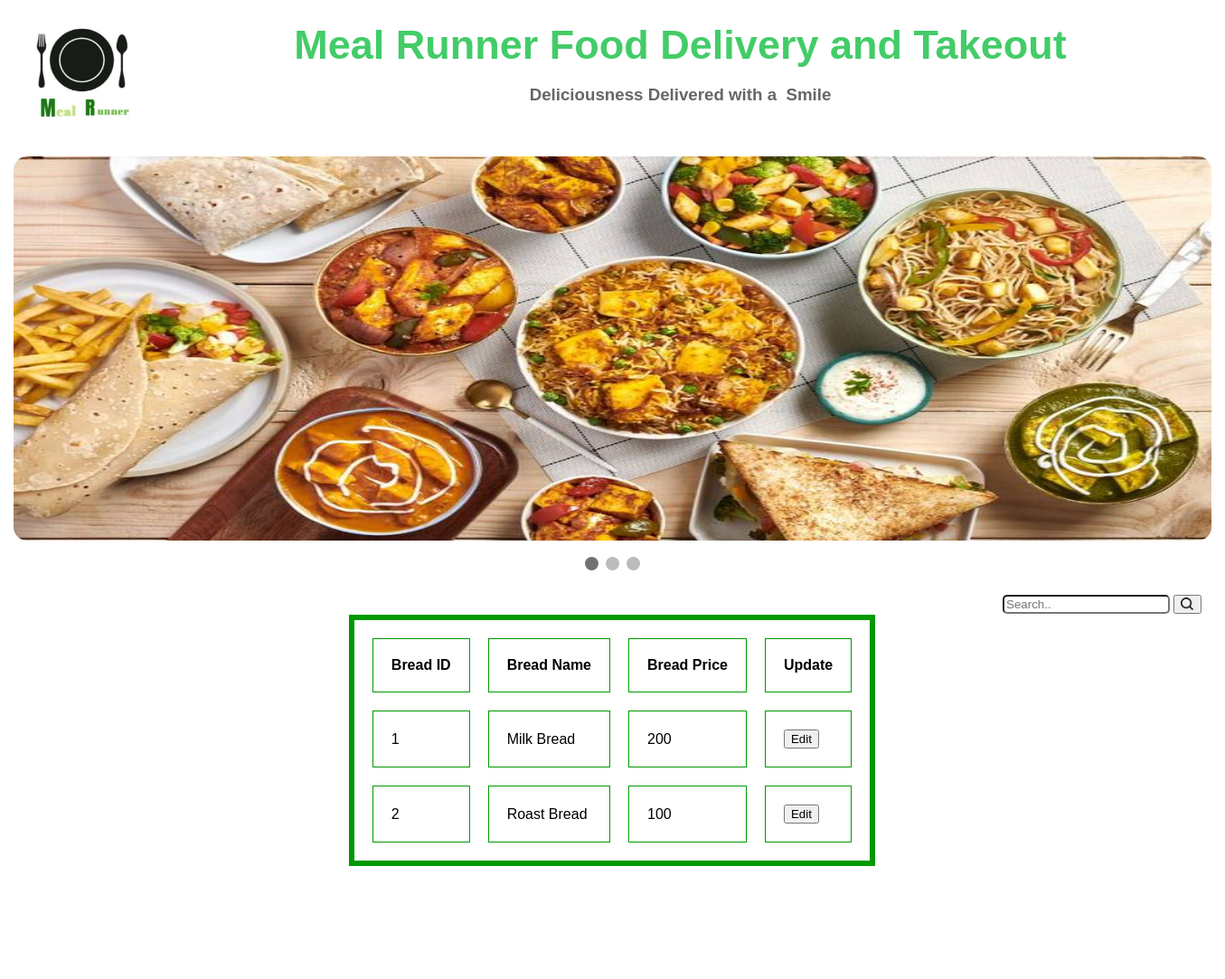
Screenshot of /bread.php with the database file from the repository.
### tables this page shows
CREATE TABLE IF NOT EXISTS `bread` (
  `B_ID` int(11) NOT NULL AUTO_INCREMENT,
  `B_name` varchar(50) NOT NULL,
  `B_price` int(11) NOT NULL,
  PRIMARY KEY (`B_ID`)
);

### bread.php (the view, shortened to what this page needs)
<!DOCTYPE html PUBLIC "-//W3C//DTD XHTML 1.0 Transitional//EN" "http://www.w3.org/TR/xhtml1/DTD/xhtml1-transitional.dtd">
<html xmlns="http://www.w3.org/1999/xhtml">
<head><link rel="stylesheet" type="text/css" href="adminfood.css"/>
<link rel="stylesheet" href="https://cdnjs.cloudflare.com/ajax/libs/font-awesome/4.7.0/css/font-awesome.min.css">
</head>
<body>
	<div id="mai">
			<div id="logo">
             <img src="Backgrounds/478d7088-b22f-49a9-96ae-3f4aa470643a.jpeg" class="lg">
            </div>
			<div id="mainh">
            	   <div class="mainhsub">
					<p ><h2 id="topic">Meal Runner Food Delivery and Takeout</h2><br><h3 id="subtop">Deliciousness Delivered with a 					Smile</h3></p>
				  </div>
			</div>
       <div class="slideshow-container2">
            <div class="mySlides2 fade2">
              <img class="im" src="user home photo/a69dd445cc32cc3ad5184861561c1559.jpg" >
            </div>
	</div>
<br>
    <div style="text-align:center">
      <span class="dot"></span>
      <span class="dot"></span>
      <span class="dot"></span>
    </div>
            <div id="contl">
            	 <div id="bodytop">
     <div id="bodytopL">
     </div>
    <div id="bodytopR">
    <form action="">
    <table>
    <tr>
    <td>
      <input type="text" placeholder="Search.." name="search" class="srch">
      </td>
      <td>
      <button type="submit"><img src="Backgrounds/3031293.png" class="sim"></button>
      </td>
    </tr>
     </table>
    </form>
    </div>
    <div>
  <?php
	include"connect.php";
	$sql="SELECT * FROM bread";
	$result=mysqli_query($conn,$sql);
	if(mysqli_num_rows($result)>0)
	{ echo'<table border="6" cellspacing="20" cellpadding="20" align="center" bordercolor="#009900">
	<tr>
		<td><b>Bread ID</b></td>
		<td><b>Bread Name</b></td>
		<td><b>Bread Price</b></td>
		<td><b>Update</b></td>
	</tr>';
		while($row=mysqli_fetch_assoc($result))
		{
			 echo'<tr>'.'<td>'.$row['B_ID'].'</td>'.
			 '<td>'.$row['B_name'].'</td>'.'<td>'.$row['B_price'].'</td>'.'<td>'.
			 '<button onclick="location.href='."'editbread.php ? Id=".$row['B_ID']."'".'">Edit</button>'.'</td>'.'</tr>';
		}
		echo'</table>';
	}
?>
		<div id="ftr">
        </div>
        </div>
</body>
</html>

### adminfood.css (style rules this page uses)
body { background-color:; }
#mai { width:1325px; height:auto; background-color:white; margin:auto; border-radius: 10px; padding:0px; }
#logo { width:150px; height:150px; float:left; background-color:gray; }
#mainh { width:1175px; height:150px; float:left; background-color:#FFF; margin:auto; margin-bottom:15px; border-radius: 10px; }
.mainhsub { width:1175px; height:120px; float:left; background-color:#fff; margin:auto; font-family:"Trebuchet MS", Arial, Helvetica, sans-serif; color:Black; border-radius: 10px; }
#topic { padding-top:0px; margin:0px; text-align:center; font-size:45px; color:#43cc68; }
#subtop { padding-top:0px; margin:0px; text-align:center; color:#666; }
* { box-sizing: border-box; }
body { font-family: Verdana, sans-serif; }
.mySlides2 { display: none; }
img { vertical-align: middle; }
.slideshow-container2 { max-width: 1325px; position: relative; margin: auto; }
.dot { height: 15px; width: 15px; margin: 0 2px; background-color: #bbb; border-radius: 50%; display: inline-block; transition: background-color 0.6s ease; }
.active { background-color: #717171; }
.fade2 { animation-name: fade; animation-duration: 1.5s; }
.im { width:1325px; height:425px; border-radius: 15px; }
#contl { width:1300px; height:auto; background-color:#; margin-top:20px; margin-left:12px; float:left; }
#ftr { width:1325px; height:100px; background-color:#FFF; margin-top:25px; margin-bottom:25px; }
.sim { height:15px; width:15px; border-radius:5px; }
.srch { border-radius:5px; }
#bodytop { width:1300px; height:25px; background-color:; }
#bodytopL { width:1079px; height:25px; float:left; background-color:; }
#bodytopR { width:220px; height:25px; float:left; background:; }
.lg { height:150px; width:150px; }

### rows the page displays
bread: B_ID "1", B_name "Milk Bread", B_price "200"
bread: B_ID "2", B_name "Roast Bread", B_price "100"
